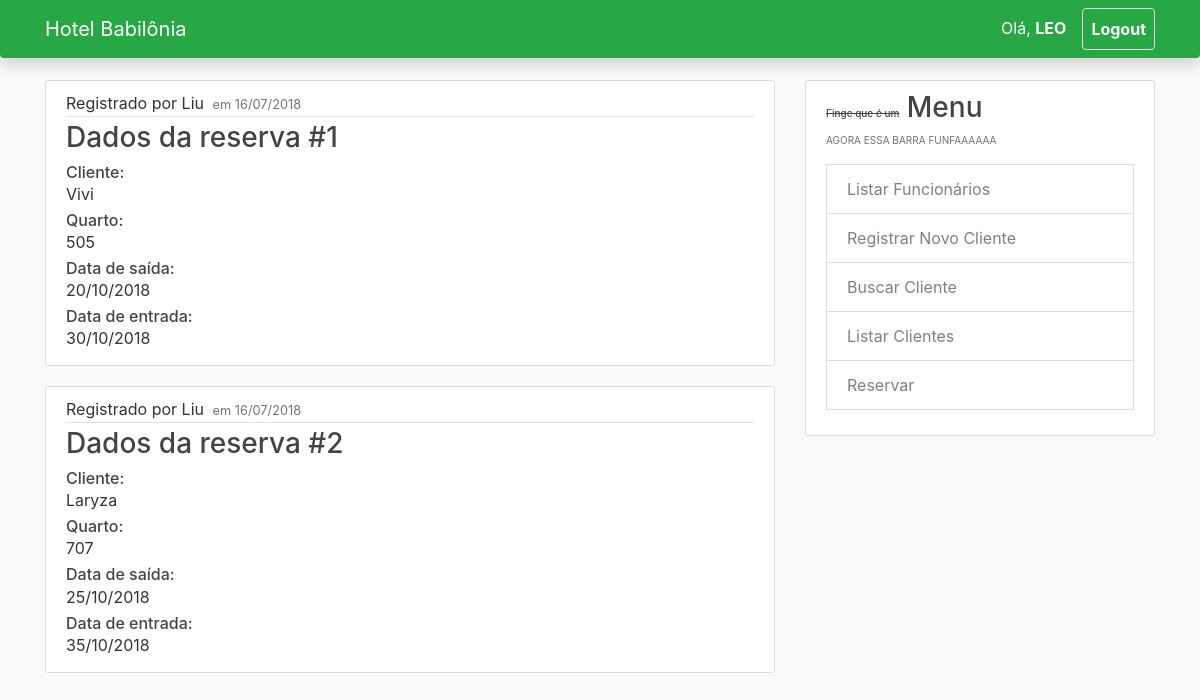
Screenshot of / (signed in) with the database file from the repository.
### babylon/models.py (models this page shows, shortened)
class Employee(db.Model):
	id = db.Column(db.Integer, primary_key=True)
	name = db.Column(db.String(20), nullable=False)
	email = db.Column(db.String(20), unique=True, nullable=False)
	cpf = db.Column(db.String(11), unique=True, nullable=False)
	role = db.Column(db.String(20), nullable=False)
	rg = db.Column(db.String(14), unique=True, nullable=False)
	birthdate = db.Column(db.Date, nullable=False)
	phone = db.Column(db.String(11), nullable=False)
	sex = db.Column(db.String(20), nullable=False)
	address = db.Column(db.String(120), nullable=False)
	username = db.relationship('User', backref='employee', lazy=True)
	booking = db.relationship('Booking', backref='employee', lazy=True)

class User(db.Model, UserMixin):
	id = db.Column(db.Integer, primary_key=True)
	username = db.Column(db.String(20), unique=True, nullable=False)
	password = db.Column(db.String(60),nullable=False)
	user_id = db.Column(db.Integer, db.ForeignKey('employee.id'), unique=True, nullable=False)

### babylon/routes.py (the view)
@app.route('/')
@login_required
def home():
	return render_template('home.html', bookings = bookings, title = 'Home')

### babylon/models.py (called while the page is built)
@login_manager.user_loader
def load_user(user_id):
	return User.query.get(int(user_id))

### babylon/templates/home.html
{% extends "layout.html" %}
{% block content %}
    {% for booking in bookings %}
        <article class="media content-section">
          <div class="media-body">
            <div class="article-metadata">
              <a class="mr-1">Registrado por {{ booking.employee }}</a>
              <small class="text-muted"> em {{ booking.date_booking }}</small>
            </div>
              <h3>Dados da reserva #<a class="article-title" href="#">{{ booking.booking_id }}</a></h3>
              <h6 style="margin: 0">Cliente: </h6>
              <p style="margin: 0 0 5px 0">{{ booking.client }}</p>
              <h6 style="margin: 0">Quarto: </h6>
              <p style="margin: 0 0 5px 0">{{ booking.room[-3:] }}</p>
              <h6 style="margin: 0">Data de saída:</h6>
              <p style="margin: 0 0 5px 0">{{ booking.date_entrance }}</p>
              <h6 style="margin: 0">Data de entrada:</h6>
              <p style="margin: 0 0 5px 0">{{ booking.date_exit }}</p>
          </div>
        </article>
    {% endfor %}
{% endblock content %}

### babylon/templates/layout.html (shortened to what this page needs)
<!DOCTYPE html>
<html lang="en">
<head>
    <link rel="stylesheet" href="https://stackpath.bootstrapcdn.com/bootstrap/4.1.2/css/bootstrap.min.css">
    <link rel="stylesheet" type="text/css" href="{{ url_for('static', filename='main.css') }}" >
</head>
<body>
    <header class="site-header">
      <nav class="navbar navbar-expand-md navbar-dark bg-success fixed-top rounded-bottom shadow">
        <div class="container">
          <a class="navbar-brand mr-4" href="{{ url_for('home') }}">Hotel Babilônia</a>
            <div class="collapse navbar-collapse" id="navbarToggle">
              <div class="navbar-nav">
                {% if current_user.is_authenticated %}
                  <span class="nav-item nav-link" >Olá, <b>{{ current_user.employee.name.upper().split(' ')[0] }}</b></span>
                  <a class="nav-item nav-link border border rounded ml-2 px-2" href="{{ url_for('logout') }}"><strong>Logout</strong></a>
                {% else %}
                  <a class="nav-item nav-link" href="{{ url_for('login') }}">Login</a>
                {% endif %}
              </div>
            </div>
          </div>
      </nav>
    </header>
    <main role="main" class="container">
      <div class="row">
        <div class="col-md-8">
            {% block content %}{% endblock content %}
        </div>
        {% if current_user.is_authenticated %}
        <div class="col-md-4">
          <div class="content-section">
            <h3><strike style="font-size: 10px">Finge que é um</strike> Menu</h3>
            <p class='text-muted' style="font-size: 10px">AGORA ESSA BARRA FUNFAAAAAA
                {% if  current_user.is_authenticated and current_user.employee.role == 'Admin' %}
                <li class="list-group-item list-group-item-light">
                    <a style="text-decoration: none; color: #818182" href="{{ url_for('home') }}">
                      Listar Funcionários
                    </a>
                </li>
                {% endif %}
                <li class="list-group-item list-group-item-light">
                    <a style="text-decoration: none; color: #818182" href="{{ url_for('register_client') }}">
                      Registrar Novo Cliente
                    </a>
                </li>
                <li class="list-group-item list-group-item-light">
                    <a style="text-decoration: none; color: #818182" href="{{ url_for('search_client') }}">
                      Buscar Cliente
                    </a>
                </li>
                <li class="list-group-item list-group-item-light">
                    <a style="text-decoration: none; color: #818182" href="{{ url_for('list_clients') }}">
                      Listar Clientes
                    </a>
                </li>
                <li class="list-group-item list-group-item-light">
                    <a style="text-decoration: none; color: #818182" href="{{ url_for('register_booking') }}">
                      Reservar
                    </a>
                </li>
            </p>
          </div>
        </div>
      </div>
      {% endif %}
    </main>
</body>
</html>

### babylon/static/main.css (style rules this page uses)
body { background: #fafafa; color: #333333; margin-top: 5rem; }
h1, h2, h3, h4, h5, h6 { color: #444444; }
::placeholder { color: #333333; opacity: 1; }
.site-header .navbar-nav .nav-link { color: #ffffff; }
.content-section { background: #ffffff; padding: 10px 20px; border: 1px solid #dddddd; border-radius: 3px; margin-bottom: 20px; }
.article-title { color: #444444; }
.article-metadata { padding-bottom: 1px; margin-bottom: 4px; border-bottom: 1px solid #e3e3e3 }

### rows the page displays
Employee: employee.name "LEO"
User: employee "Liu", date_booking "16/07/2018", booking_id "1", client "Vivi", room "505", date_entrance "20/10/2018", date_exit "30/10/2018", booking_id "2", client "Laryza", room "707", date_entrance "25/10/2018", date_exit "35/10/2018"
